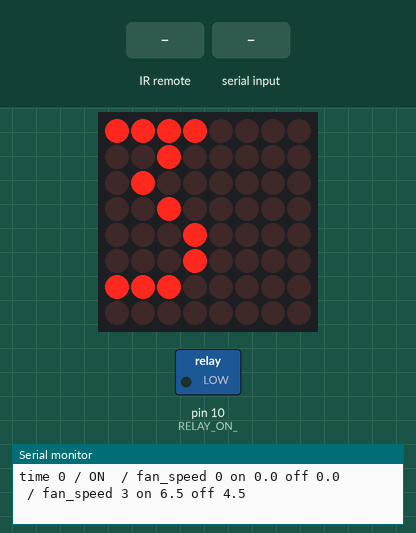
This sketch was run on a simulated Arduino Uno, built with avr-gcc and run on an emulated ATmega328P. On the bench: 8×8 LED matrix, switched loads named in the sketch (green lamp = pin HIGH), the last lines printed to the serial monitor. The test bench sets the inputs (shaded band).

Above: at 1.25 s.
1.3 s: infrared code 0xFF629D received
At 1.42 s:
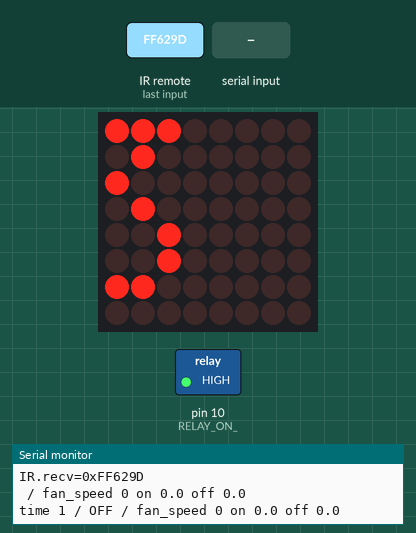
3.1 s: "30,150\n" received over Serial
At 4.92 s:
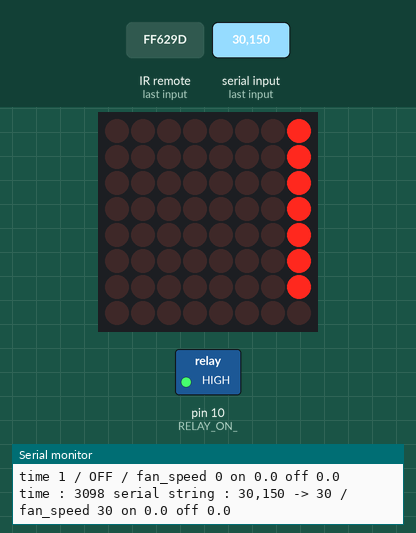
6.0 s: infrared code 0xFF22DD received
At 7.9 s:
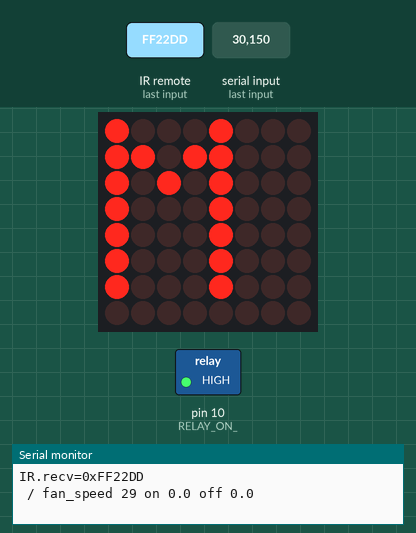
8.0 s: "1\n" received over Serial
At 9.07 s:
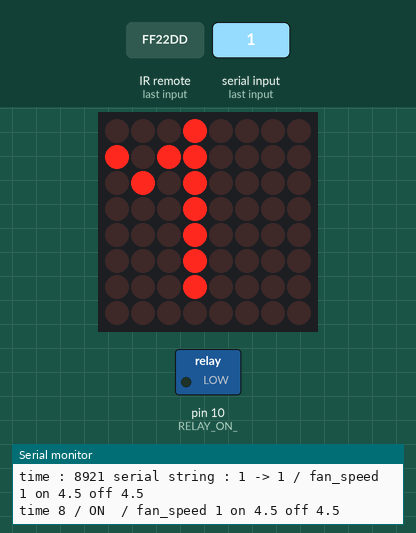
10.9 s: infrared code 0xFF02FD received
At 13.1 s:
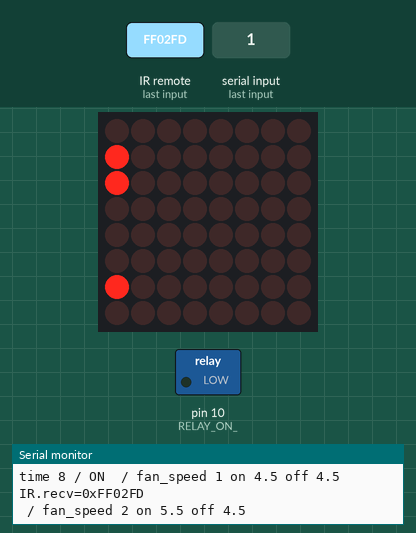
13.2 s: "4\n" received over Serial
At 14.42 s:
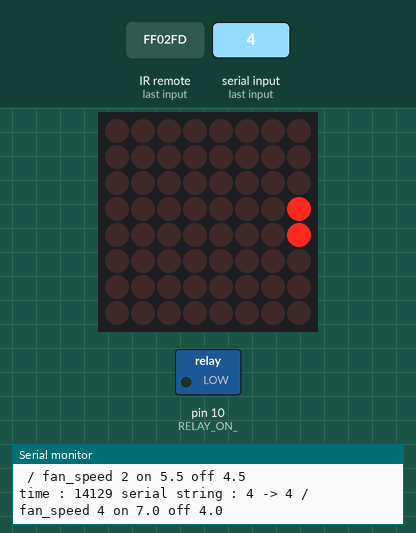
Timing chart, 0 to 17.2 s (numbered marks = the images above; inputs shaded):
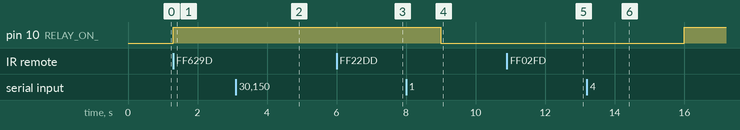

Measured:
- after the input at 1.3 s, pin 10 (RELAY_ON_): LOW → HIGH at once
- after the input at 6.0 s, the display: first differs from a run without the input after 0.95 s (image 3 shows a later state)
- after the input at 8.0 s, pin 10 (RELAY_ON_): HIGH → LOW after 1.0 s
- after the input at 10.9 s, the display: first differs from a run without the input after 0.65 s (image 5 shows a later state)
- after the input at 13.2 s, pin 10 (RELAY_ON_): LOW → HIGH after 2.8 s instead of 1.3 s

The sketch:

ElectricFanControl_20220831.ino
```cpp
/*
 * Electric Fan Control 20220831
*/
// Adafruit Motor shield library
// copyright Adafruit Industries LLC, 2009
// this code is public domain, enjoy!
//
// Adafruit Motor/Stepper/Servo Shield for Arduino kit - v1.2
//
// https://www.arduino.cc/en/uploads/Main/arduino-duemilanove-schematic.pdf
// https://cdn-learn.adafruit.com/assets/assets/000/009/769/original/mshieldv1-schem.png
// https://www.adafruit.com/product/81
// https://learn.adafruit.com/adafruit-motor-shield/faq
/*
What pins are not used on the motor shield ?
All 6 analog input pins are available. They can also be used as digital pins (pins #14 thru 19)
Digital pin 2, and 13 are not used.
The following pins are in use only if the DC/Stepper noted is in use:
Digital pin 11: DC Motor #1 / Stepper #1 (activation/speed control)
Digital pin  3: DC Motor #2 / Stepper #1 (activation/speed control)
Digital pin  5: DC Motor #3 / Stepper #2 (activation/speed control)
Digital pin  6: DC Motor #4 / Stepper #2 (activation/speed control)
The following pins are in use if any DC/steppers are used
Digital pin 4, 7, 8 and 12 are used to drive the DC/Stepper motors via the 74HC595 serial-to-parallel latch
The following pins are used only if that particular servo is in use:
Digital pin 10: Servo #1 control
Digital pin  9: Servo #2 control
*/

#include <IRremote.h>
#include "IRtx_code.h"
int RECV_PIN = A3; // TSOP1838 pinout sphere face (LEFT most) OUTput / GND (middle) / VCC (RIGHT most)
IRrecv irrecv(RECV_PIN);
decode_results results;

char text[] = "a";
#include "LEDMatrixDriver.h"

#define TIME_SCALE 1000
#define RELAY_ON_ 10  // active LOW Relay // Adafruit Motor Shield pin 10 Servo #1 control
#define SPEED_MIN 0
#define SPEED_MAX 9
#define SPEED_DEFAULT 3

int time_on;
int time_off;
int fan_speed     = 0;
int fan_speed_new = SPEED_DEFAULT;
bool relay_state = false;
unsigned long time_now       = 0;
unsigned long time_relay_on  = 0;
unsigned long time_relay_off = 0;

// the setup function runs once when you press reset or power the board
void setup() {
  Serial.begin(115200);
  irrecv.enableIRIn(); // Start the receiver
  // initialize digital pin LED_BUILTIN as an output.
  //pinMode(LED_BUILTIN, OUTPUT);
  pinMode(RELAY_ON_,   OUTPUT);
  LEDMatrix_setup();
  relay_on();
  //delay(1000*15);
  text[0] = fan_speed+48;
  //text[1] = text[0] ;
}

void relay_on() {
  time_relay_on = millis();
  //digitalWrite(LED_BUILTIN, HIGH);   // turn the LED on   (HIGH is the voltage level)
  digitalWrite(RELAY_ON_,   LOW);    // turn the active LOW RELAY on
  relay_state = true;
  Serial.print("time ");
  Serial.print(time_relay_on/TIME_SCALE);
  Serial.print(" / ON ");
  print_speed();
}

void relay_off() {
  time_relay_off = millis();
  //digitalWrite(LED_BUILTIN, LOW);    // turn the LED off by making the voltage LOW
  digitalWrite(RELAY_ON_,   HIGH);   // turn the active LOW RELAY off
  relay_state = false;
  Serial.print("time ");
  Serial.print(time_relay_off/TIME_SCALE);
  Serial.print(" / OFF");
  print_speed();
}

void serial_check() {
  time_now = millis();
  while (Serial.available() != 0) {     // skip waiting for data available
    String ser_str = Serial.readString();  //read until timeout
    ser_str.trim();                        // remove any \r \n whitespace at the end of the String
    fan_speed_new = ser_str.toInt();
    Serial.print("time : ");
    Serial.print(time_now);
    Serial.print(" serial string : ");
    Serial.print(ser_str);
    Serial.print(" -> ");
    Serial.print(fan_speed_new);
  }
}

void fan_speed_update() {
  if (fan_speed_new != fan_speed) {
    fan_speed = fan_speed_new;
    text[0] = fan_speed+48;
    //text[1] = text[0] ;
    switch (fan_speed) {
      case 0:
        time_on  = 0;  time_off = 1;
        break;
      case 1:
        time_on  = 4.5*TIME_SCALE;  time_off = 4.5*TIME_SCALE;
        break;
      case 2:
        time_on  = 5.5*TIME_SCALE;  time_off = 4.5*TIME_SCALE;
        break;
      case 3:
        time_on  = 6.5*TIME_SCALE;  time_off = 4.5*TIME_SCALE;
        break;
      case 4:
        time_on  = 7*TIME_SCALE;  time_off = 4*TIME_SCALE;
        break;
      case 5:
        time_on  = 8*TIME_SCALE;  time_off = 3*TIME_SCALE;
        break;
      case 6:
        time_on  = 10*TIME_SCALE;  time_off = 3*TIME_SCALE;
        break;
      case 7:
        time_on  = 1;  time_off = 0;
        break;
      case 8:
        time_on  = 1;  time_off = 0;
        break;
      case 9:
        time_on  = 1;  time_off = 0;
        break;
      default:
        // if nothing else matches, do the default
        // default is optional
        break;
    }
    print_speed();
  }
}

void print_speed() {
    Serial.print(" / fan_speed ");
    Serial.print(fan_speed);
    Serial.print(" on ");
    Serial.print(float(time_on)/float(TIME_SCALE), 1);
    Serial.print(" off ");
    Serial.println(float(time_off)/float(TIME_SCALE), 1);
}

void ir_check() {
  if (irrecv.decode(&results) ) {
    if (results.value != 0xffffffff){
      Serial.print("IR.recv=0x");
      Serial.println(results.value, HEX);
      // set the cursor to column 0, line 1
      // (note: line 1 is the second row, since counting begins with 0):
      //lcd.setCursor(0, 1);
      //lcd.print(" ");
      //if (++cursor_position>1) { cursor_position=0; }
      //lcd.setCursor(cursor_position, 1);
      //lcd.print(results.value, HEX);
      //lcd.print(" ");
      switch (results.value) {
        case IRTX_VOL_MINUS:
          if (--fan_speed_new<SPEED_MIN) fan_speed_new=SPEED_MIN;
          break;
        case IRTX_VOL_PLUS:
          if (++fan_speed_new>SPEED_MAX) fan_speed_new=SPEED_MAX;
          break;
        case IRTX_EQ:
          fan_speed_new=SPEED_MIN;
          break;
        case IRTX_TRACK_PREV:
          if (--fan_speed_new<SPEED_MIN) fan_speed_new=SPEED_MIN;
          break;
        case IRTX_TRACK_NEXT:
          if (++fan_speed_new>SPEED_MAX) fan_speed_new=SPEED_MAX;
          break;
        case IRTX_CH:
          fan_speed_new=0;
          break;
        case IRTX_CH_MINUS:
          fan_speed_new=0;
          break;
        case IRTX_CH_PLUS:
          fan_speed_new=0;
          break;
        case IRTX_NUM_0:
          fan_speed_new=0;
          break;
        case IRTX_NUM_1:
          fan_speed_new=1;
          break;
        case IRTX_NUM_2:
          fan_speed_new=2;
          break;
        case IRTX_NUM_3:
          fan_speed_new=3;
          break;
        case IRTX_NUM_4:
          fan_speed_new=4;
          break;
        case IRTX_NUM_5:
          fan_speed_new=5;
          break;
        case IRTX_NUM_6:
          fan_speed_new=6;
          break;
        case IRTX_NUM_7:
          fan_speed_new=7;
          break;
        case IRTX_NUM_8:
          fan_speed_new=8;
          break;
        case IRTX_NUM_9:
          fan_speed_new=9;
          break;
        case IRTX_NUM_100:
          fan_speed_new=SPEED_MAX;
          break;
        case IRTX_NUM_200:
          fan_speed_new=SPEED_MAX;
          break;
        default:
          break;
      }
    }
    irrecv.resume(); // Receive the next value
  }
}

void relay_switch() {
  time_now = millis();
  if (time_on !=0 ) {
    if ( relay_state == false && (time_now - time_relay_off) > time_off ) {
      relay_on();
    }
  }
  if (time_off !=0 ) {
    if ( relay_state == true  && (time_now - time_relay_on ) > time_on  ) {
      relay_off();
    }
  }
}

// the loop function runs over and over again forever
void loop() {
  ir_check();
  serial_check();
  fan_speed_update();
  relay_switch();
  LEDMatrix_loop();
}
```

IRtx_code.h
```cpp
#define IRTX_CH           0xFF629D
#define IRTX_CH_MINUS     0xFFA25D
#define IRTX_CH_PLUS      0xFFE21D

#define IRTX_TRACK_PREV   0xFF22DD
#define IRTX_TRACK_NEXT   0xFF02FD
#define IRTX_PLAY_PAUSE   0xFFC23D

#define IRTX_VOL_MINUS    0xFFE01F
#define IRTX_VOL_PLUS     0xFFA857
#define IRTX_EQ           0xFF906F

#define IRTX_NUM_100      0xFF9867
#define IRTX_NUM_200      0xFFB04F
#define IRTX_NUM_0        0xFF6897
#define IRTX_NUM_1        0xFF30CF
#define IRTX_NUM_2        0xFF18E7
#define IRTX_NUM_3        0xFF7A85
#define IRTX_NUM_4        0xFF10EF
#define IRTX_NUM_5        0xFF38C7
#define IRTX_NUM_6        0xFF5AA5
#define IRTX_NUM_7        0xFF42BD
#define IRTX_NUM_8        0xFF4AB5
#define IRTX_NUM_9        0xFF52AD
```

Source omitted: LEDMatrixDriver.h (13993 bytes)
